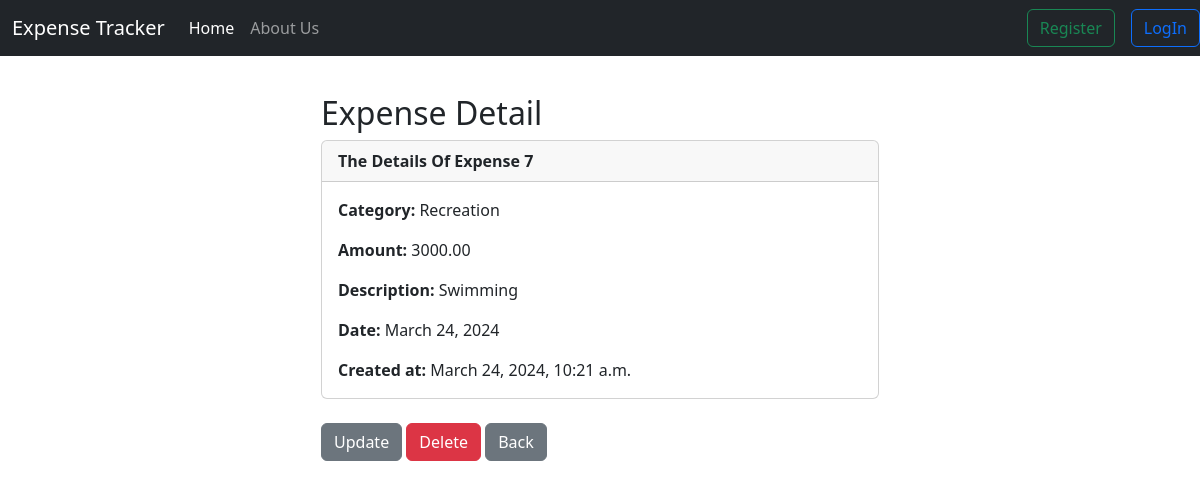
Screenshot of /expenseDetail/7 with the database file from the repository.
### website/models.py (models this page shows, shortened)
class Expense(models.Model):
    id = models.AutoField(primary_key=True)
    created_at = models.DateTimeField(auto_now_add=True)
    user = models.ForeignKey(User, on_delete=models.CASCADE)
    amount = models.DecimalField(max_digits=10, decimal_places=2)
    category = models.CharField(max_length=200)
    date = models.DateField(auto_now_add=True)
    description = models.CharField(max_length=200)

### website/views.py (the view)
def expense_detail(request, pk):
    expenseDetail = Expense.objects.get(id=pk)
    return render(request, 'expenseDetail.html', {'expenseDetail': expenseDetail})

### website/templates/expenseDetail.html (shortened to what this page needs)
{% extends 'base.html' %} {% block content %}
<!DOCTYPE html>
<html lang="en">
  <head>
  </head>
  <body>
    <div class="col-md-6 offset-md-3">
      <h2>Expense Detail</h2>
      <div class="card">
        <div class="card-header">
          <strong>The Details Of Expense {{expenseDetail.id}}</strong>
        </div>
        <div class="card-body">
          <p class="card-text">
            <strong>Category: </strong>{{expenseDetail.category}}
          </p>
          <p class="card-text">
            <strong>Amount: </strong> {{expenseDetail.amount}}
          </p>
          <p class="card-text">
            <strong>Description: </strong>
            {{expenseDetail.description}}
          </p>
          <p class="card-text"><strong>Date: </strong>{{expenseDetail.date}}</p>
          <p class="card-text">
            <strong>Created at: </strong>{{expenseDetail.created_at}}
          </p>
        </div>
      </div>
      <br />
      <a href="#" class="btn btn-secondary">Update</a>
      <a
        href="{% url 'delete_expense' expenseDetail.id %}"
        class="btn btn-danger"
        >Delete</a
      >
      <a href="{% url 'userProfile' %}" class="btn btn-secondary">Back</a>
    </div>
  </body>
</html>
{%endblock%}

### rows the page displays
Expense: id "7", category "Recreation", amount "3000.00", description "Swimming", date "March 24, 2024", created_at "March 24, 2024, 10:21 a.m."
